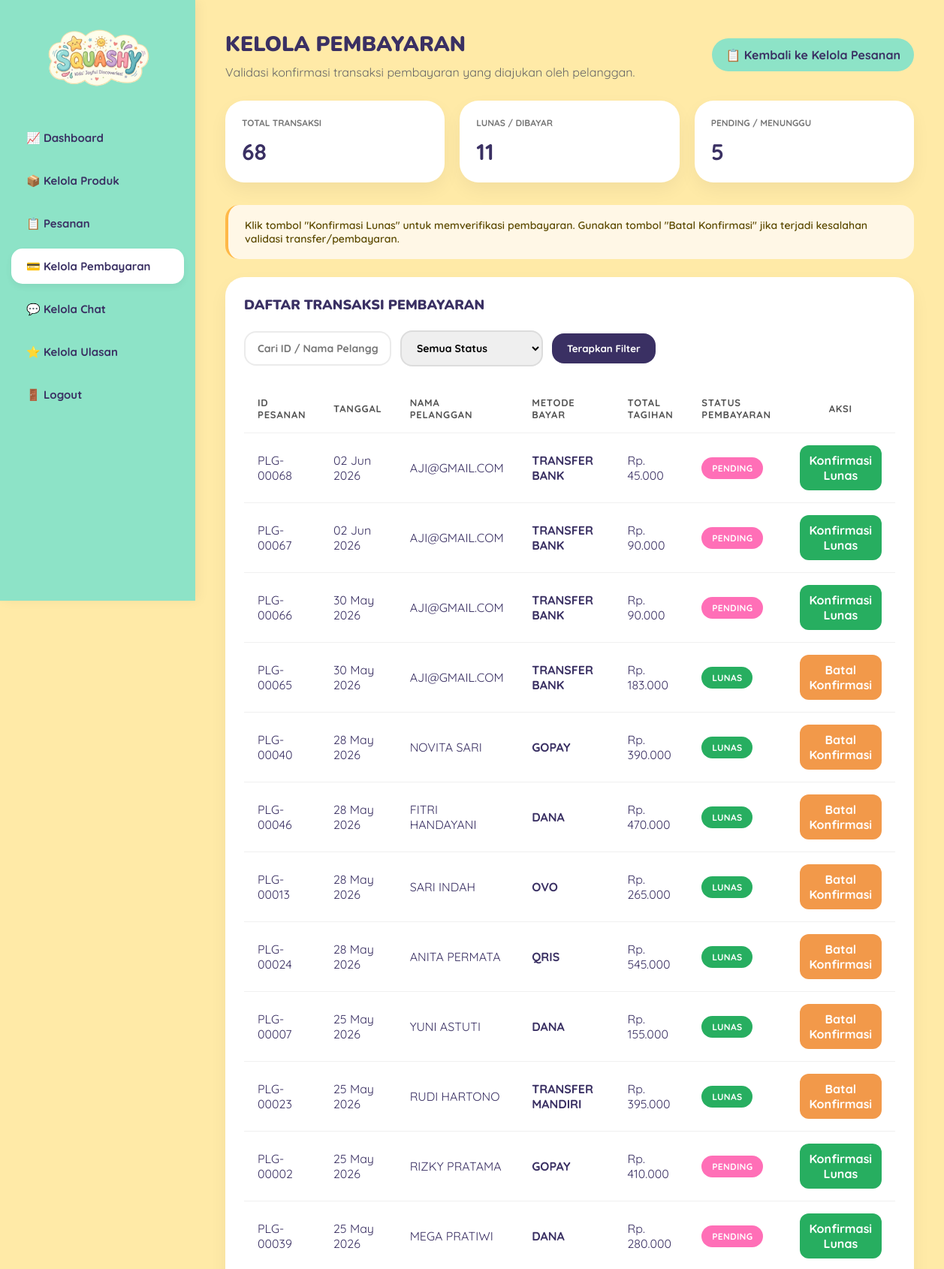
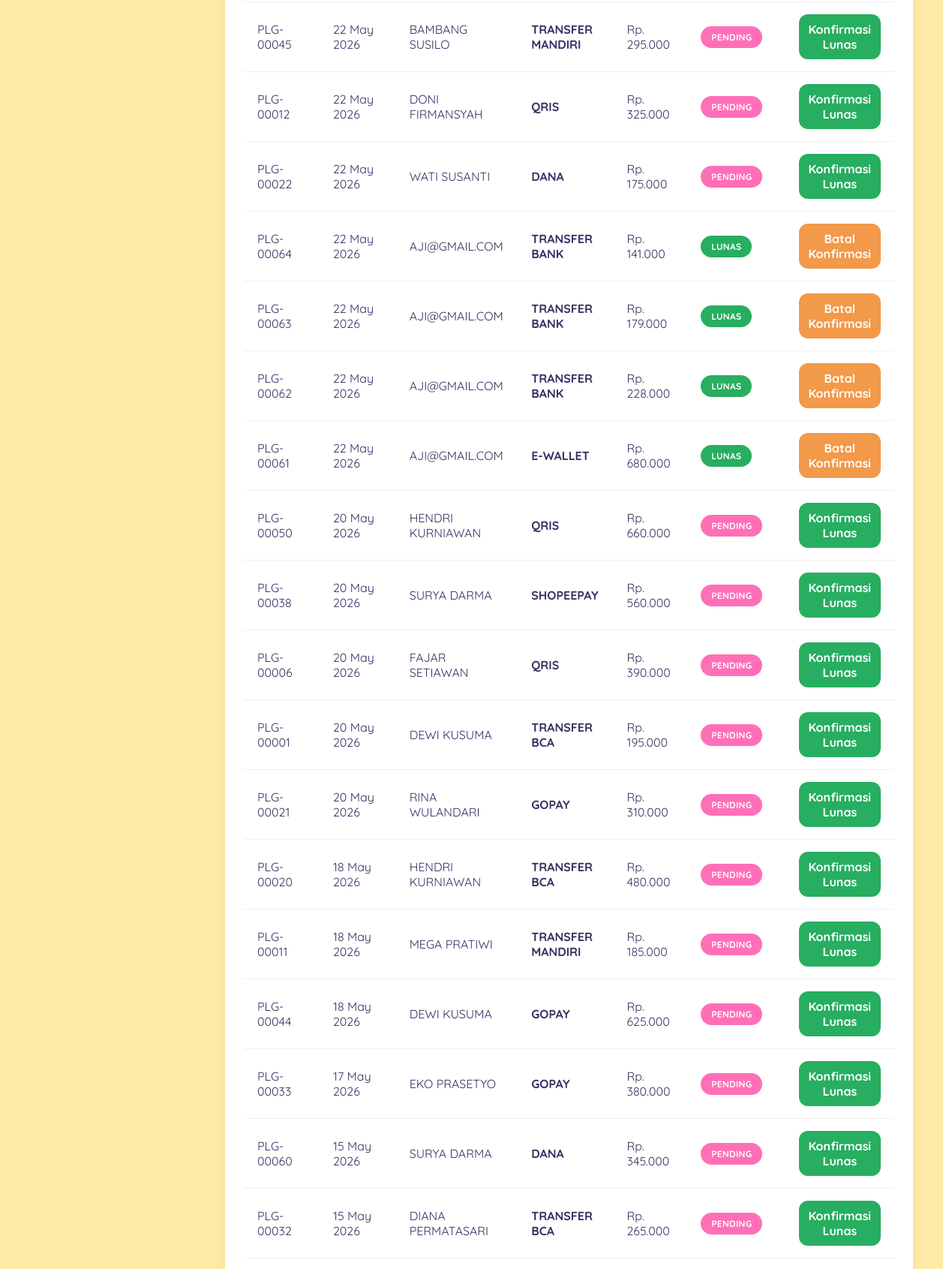
/admin/kelola_pembayaran.php (upper part), run on the app's committed database (2 pictures, top to bottom).
### tables this page shows
CREATE TABLE `payment` (
  `id_payment` int NOT NULL,
  `id_order` int NOT NULL,
  `metode_pembayaran` varchar(255) DEFAULT NULL,
  `status_pembayaran` varchar(100) DEFAULT 'pending',
  `waktu_bayar` timestamp NULL DEFAULT CURRENT_TIMESTAMP
);

CREATE TABLE `order` (
  `id_order` int NOT NULL,
  `id_user` int NOT NULL,
  `nomer_hp` varchar(20) DEFAULT NULL,
  `nama_pembeli` varchar(255) NOT NULL,
  `tanggal_pesanan` timestamp NULL DEFAULT CURRENT_TIMESTAMP,
  `total_tagihan` int NOT NULL,
  `status_pesanan` enum('pending','dibayar','diproses','dikirim','selesai','dibatalkan') DEFAULT 'pending'
);

### admin/kelola_pembayaran.php (the view, shortened to what this page needs)
<?php
require_once '../config/database.php';
$search = isset($_GET['search']) ? mysqli_real_escape_string($conn, $_GET['search']) : '';
$status_pembayaran = isset($_GET['status_pembayaran']) ? mysqli_real_escape_string($conn, $_GET['status_pembayaran']) : 'Semua Status';
$where_clauses = ["1=1"];
$where_sql = implode(' AND ', $where_clauses);
$query_payments = "
SELECT
    o.id_order,
    o.nama_pembeli,
    o.tanggal_pesanan,
    o.total_tagihan,
    o.status_pesanan,
    p.id_payment,
    p.metode_pembayaran,
    p.status_pembayaran,
    p.waktu_bayar
FROM `order` o
LEFT JOIN payment p ON o.id_order = p.id_order
WHERE $where_sql
ORDER BY o.tanggal_pesanan DESC, o.id_order DESC
";
$result_payments = mysqli_query($conn, $query_payments);
$summary_sql = "
SELECT
    COUNT(*) as total_transaksi,
    SUM(CASE WHEN LOWER(p.status_pembayaran) = 'dibayar' OR LOWER(p.status_pembayaran) = 'selesai' THEN 1 ELSE 0 END) as total_lunas,
    SUM(CASE WHEN LOWER(p.status_pembayaran) = 'pending' OR p.status_pembayaran IS NULL THEN 1 ELSE 0 END) as total_pending
FROM `order` o
LEFT JOIN payment p ON o.id_order = p.id_order
";
$summary_res = mysqli_query($conn, $summary_sql);
$summary_data = mysqli_fetch_assoc($summary_res);
$total_transaksi = $summary_data['total_transaksi'] ?? 0;
$total_lunas = $summary_data['total_lunas'] ?? 0;
$total_pending = $summary_data['total_pending'] ?? 0;
?>
<!DOCTYPE html>
<html lang="id">
<head>
</head>
<body>
    <?php require_once '../components/layout/header_admin.php'; ?>
    <div class="main-content">
        <div class="header-dash">
            <div>
                <h1>KELOLA PEMBAYARAN</h1>
                <p style="color: var(--text-muted); margin-top: 8px;">Validasi konfirmasi transaksi pembayaran yang diajukan oleh pelanggan.</p>
            </div>
            <a href="kelola_pesanan.php" class="btn-status-link">📋 Kembali ke Kelola Pesanan</a>
        </div>
        <div class="top-cards-grid">
            <div class="stat-card">
                <span>Total Transaksi</span>
                <h2><?= number_format($total_transaksi, 0, ',', '.') ?></h2>
            </div>
            <div class="stat-card">
                <span>Lunas / Dibayar</span>
                <h2><?= number_format($total_lunas, 0, ',', '.') ?></h2>
            </div>
            <div class="stat-card">
                <span>Pending / Menunggu</span>
                <h2><?= number_format($total_pending, 0, ',', '.') ?></h2>
            </div>
        </div>
        <div class="info-note">
            Klik tombol "Konfirmasi Lunas" untuk memverifikasi pembayaran. Gunakan tombol "Batal Konfirmasi" jika terjadi kesalahan validasi transfer/pembayaran.
        </div>
        <div class="table-box">
            <h3>DAFTAR TRANSAKSI PEMBAYARAN</h3>
            <form method="GET" class="filter-form-bar">
                <input
                    type="text"
                    name="search"
                    placeholder="Cari ID / Nama Pelanggan..."
                    value="<?= htmlspecialchars($search) ?>">
                <select name="status_pembayaran">
                    <option value="Semua Status" <?= $status_pembayaran == 'Semua Status' ? 'selected' : '' ?>>Semua Status</option>
                </select>
                <button type="submit">Terapkan Filter</button>
            </form>
            <table class="squashy-table">
                <thead>
                    <tr>
                        <th>ID Pesanan</th>
                        <th>Tanggal</th>
                        <th>Nama Pelanggan</th>
                        <th>Metode Bayar</th>
                        <th>Total Tagihan</th>
                        <th>Status Pembayaran</th>
                        <th style="text-align:center;">Aksi</th>
                    </tr>
                </thead>
                <tbody>
                    <?php if ($result_payments && mysqli_num_rows($result_payments) > 0): ?>
                        <?php while ($row = mysqli_fetch_assoc($result_payments)): ?>
                            <?php $display_id = "PLG-" . str_pad($row['id_order'], 5, "0", STR_PAD_LEFT); ?>
                            <tr>
                                <td><?= $display_id ?></td>
                                <td><?= date('d M Y', strtotime($row['tanggal_pesanan'])) ?></td>
                                <td><?= htmlspecialchars(strtoupper($row['nama_pembeli'])) ?></td>
                                <td><strong><?= htmlspecialchars(strtoupper($row['metode_pembayaran'] ?? '-')) ?></strong></td>
                                <td>Rp. <?= number_format($row['total_tagihan'], 0, ',', '.') ?></td>
                                <td>
                                    <?php
                                    $is_lunas = strtolower($row['status_pembayaran']) === 'dibayar' || strtolower($row['status_pembayaran']) === 'selesai';
                                    $status_label = $is_lunas ? 'chip-lunas' : 'chip-pending';
                                    $status_text = $is_lunas ? 'Lunas' : 'Pending';
                                    ?>
                                    <span class="status-chip <?= $status_label ?>"><?= $status_text ?></span>
                                </td>
                                <td style="text-align:center;">
                                    <div class="actions-cell">
                                        <?php if (!$is_lunas): ?>
                                            <a href="kelola_pembayaran.php?id=<?= $row['id_order'] ?>&action=confirm" class="btn-action bg-confirm">Konfirmasi Lunas</a>
                                        <?php else: ?>
                                            <a href="kelola_pembayaran.php?id=<?= $row['id_order'] ?>&action=reset" class="btn-action bg-reset">Batal Konfirmasi</a>
                                        <?php endif; ?>
                                    </div>
                                </td>
                            </tr>
                        <?php endwhile; ?>
                    <?php else: ?>
                        <tr>
                            <td colspan="7" style="text-align:center; padding:32px; color:#888;">Tidak ada data transaksi pembayaran ditemukan.</td>
                        </tr>
                    <?php endif; ?>
                </tbody>
            </table>
        </div>
    </div>
</body>
</html>

### admin/kelola_pembayaran.php (style rules this page uses)
:root { --mint-bg: #8DE3C7; --cream-bg: #FFEAA7; --dark-purple: #3A3063; --green-card: #27AE60; --orange-card: #F2994A; --blue-card: #4DA8FF; --soft-green: #A8E6CF; --white: #FFFFFF; --text-muted: #666; --pink-card: #FF6FB7; }
* { margin: 0; padding: 0; box-sizing: border-box; }
body { font-family: 'Quicksand', sans-serif; background-color: var(--cream-bg); color: var(--dark-purple); min-height: 100vh; display: flex; }
.main-content { margin-left: 260px; flex: 1; padding: 40px; min-height: 100vh; }
.header-dash { display: flex; justify-content: space-between; align-items: center; margin-bottom: 28px; gap: 20px; flex-wrap: wrap; }
.header-dash h1 { font-family: 'Nunito', sans-serif; font-size: 28px; font-weight: 900; }
.btn-status-link, .btn-action { display: inline-flex; align-items: center; justify-content: center; gap: 8px; border: none; border-radius: 999px; background: var(--mint-bg); color: var(--dark-purple); font-weight: 700; text-decoration: none; padding: 12px 18px; transition: transform 0.2s ease, box-shadow 0.2s ease; }
.top-cards-grid { display: grid; grid-template-columns: repeat(3, minmax(180px, 1fr)); gap: 20px; margin-bottom: 30px; }
.stat-card { background: white; border-radius: 25px; padding: 22px; box-shadow: 0 10px 25px rgba(0, 0, 0, 0.05); }
.stat-card span { display: block; font-size: 12px; font-weight: 700; text-transform: uppercase; margin-bottom: 12px; color: #777; }
.stat-card h2 { font-size: 30px; font-weight: 900; }
.status-chip { display: inline-block; padding: 7px 14px; border-radius: 999px; font-size: 12px; font-weight: 700; color: var(--white); text-transform: uppercase; letter-spacing: 0.3px; }
.chip-pending { background: var(--pink-card); }
.chip-lunas { background: var(--green-card); }
.table-box { background: white; border-radius: 25px; padding: 25px; box-shadow: 0 10px 25px rgba(0, 0, 0, 0.05); }
.table-box h3 { font-family: 'Nunito', sans-serif; font-size: 18px; font-weight: 900; margin-bottom: 22px; }
.filter-form-bar { display: flex; flex-wrap: wrap; gap: 12px; margin-bottom: 24px; align-items: center; }
.filter-form-bar input, .filter-form-bar select { border: 2px solid rgba(0, 0, 0, 0.08); border-radius: 16px; padding: 12px 16px; font-size: 14px; min-width: 190px; outline: none; font-family: 'Quicksand', sans-serif; font-weight: 700; }
.filter-form-bar button { border: none; background: var(--dark-purple); color: white; border-radius: 16px; padding: 12px 20px; font-weight: 700; cursor: pointer; font-family: 'Quicksand', sans-serif; transition: all 0.2s ease; }
.squashy-table { width: 100%; border-collapse: collapse; min-width: 800px; }
.squashy-table th, .squashy-table td { padding: 16px 18px; border-bottom: 1px solid #F0F0F0; text-align: left; }
.squashy-table th { font-size: 13px; font-weight: 900; letter-spacing: 0.8px; color: #555; text-transform: uppercase; }
.actions-cell { display: flex; gap: 8px; flex-wrap: wrap; justify-content: center; }
.btn-action { border: none; padding: 10px 12px; border-radius: 12px; cursor: pointer; text-decoration: none; font-weight: 700; color: var(--white); min-width: 95px; text-align: center; font-family: 'Quicksand', sans-serif; }
.bg-confirm { background: var(--green-card); }
.bg-reset { background: var(--orange-card); }
.info-note { background: #FFF7E6; border-left: 4px solid #FFB847; padding: 18px 22px; border-radius: 18px; margin-bottom: 24px; color: #5C4A00; font-size: 14px; font-weight: 600; }

### components/layout/header_admin.php (style rules this page uses)
:root { --mint-bg: #8DE3C7; --cream-bg: #FFEAA7; --dark-purple: #3A3063; --white: #FFFFFF; }
body { margin: 0; font-family: 'Quicksand', sans-serif; background-color: var(--cream-bg); color: var(--dark-purple); display: flex; }
.main-content { margin-left: 260px; flex: 1; padding: 40px; min-height: 100vh; }

### data on the page
payment: id_order.id_order "PLG-00068", id_order.tanggal_pesanan "02 Jun 2026", id_order.nama_pembeli "AJI@GMAIL.COM", metode_pembayaran "TRANSFER BANK", id_order.total_tagihan "45.000", status_pembayaran "PENDING"
payment: id_order.id_order "PLG-00067", id_order.tanggal_pesanan "02 Jun 2026", id_order.nama_pembeli "AJI@GMAIL.COM", metode_pembayaran "TRANSFER BANK", id_order.total_tagihan "90.000", status_pembayaran "PENDING"
payment: id_order.id_order "PLG-00066", id_order.tanggal_pesanan "30 May 2026", id_order.nama_pembeli "AJI@GMAIL.COM", metode_pembayaran "TRANSFER BANK", id_order.total_tagihan "90.000", status_pembayaran "PENDING"
payment: id_order.id_order "PLG-00065", id_order.tanggal_pesanan "30 May 2026", id_order.nama_pembeli "AJI@GMAIL.COM", metode_pembayaran "TRANSFER BANK", id_order.total_tagihan "183.000", status_pembayaran "LUNAS"
payment: id_order.id_order "PLG-00040", id_order.tanggal_pesanan "28 May 2026", id_order.nama_pembeli "NOVITA SARI", metode_pembayaran "GOPAY", id_order.total_tagihan "390.000", status_pembayaran "LUNAS"
payment: id_order.id_order "PLG-00046", id_order.tanggal_pesanan "28 May 2026", id_order.nama_pembeli "FITRI HANDAYANI", metode_pembayaran "DANA", id_order.total_tagihan "470.000", status_pembayaran "LUNAS"
payment: id_order.id_order "PLG-00013", id_order.tanggal_pesanan "28 May 2026", id_order.nama_pembeli "SARI INDAH", metode_pembayaran "OVO", id_order.total_tagihan "265.000", status_pembayaran "LUNAS"
payment: id_order.id_order "PLG-00024", id_order.tanggal_pesanan "28 May 2026", id_order.nama_pembeli "ANITA PERMATA", metode_pembayaran "QRIS", id_order.total_tagihan "545.000", status_pembayaran "LUNAS"
payment: id_order.id_order "PLG-00007", id_order.tanggal_pesanan "25 May 2026", id_order.nama_pembeli "YUNI ASTUTI", metode_pembayaran "DANA", id_order.total_tagihan "155.000", status_pembayaran "LUNAS"
payment: id_order.id_order "PLG-00023", id_order.tanggal_pesanan "25 May 2026", id_order.nama_pembeli "RUDI HARTONO", metode_pembayaran "TRANSFER MANDIRI", id_order.total_tagihan "395.000", status_pembayaran "LUNAS"
payment: id_order.id_order "PLG-00002", id_order.tanggal_pesanan "25 May 2026", id_order.nama_pembeli "RIZKY PRATAMA", metode_pembayaran "GOPAY", id_order.total_tagihan "410.000", status_pembayaran "PENDING"
payment: id_order.id_order "PLG-00039", id_order.tanggal_pesanan "25 May 2026", id_order.nama_pembeli "MEGA PRATIWI", metode_pembayaran "DANA", id_order.total_tagihan "280.000", status_pembayaran "PENDING"
payment: id_order.id_order "PLG-00045", id_order.tanggal_pesanan "22 May 2026", id_order.nama_pembeli "BAMBANG SUSILO", metode_pembayaran "TRANSFER MANDIRI", id_order.total_tagihan "295.000", status_pembayaran "PENDING"
payment: id_order.id_order "PLG-00012", id_order.tanggal_pesanan "22 May 2026", id_order.nama_pembeli "DONI FIRMANSYAH", metode_pembayaran "QRIS", id_order.total_tagihan "325.000", status_pembayaran "PENDING"
payment: id_order.id_order "PLG-00022", id_order.tanggal_pesanan "22 May 2026", id_order.nama_pembeli "WATI SUSANTI", metode_pembayaran "DANA", id_order.total_tagihan "175.000", status_pembayaran "PENDING"
payment: id_order.id_order "PLG-00064", id_order.tanggal_pesanan "22 May 2026", id_order.nama_pembeli "AJI@GMAIL.COM", metode_pembayaran "TRANSFER BANK", id_order.total_tagihan "141.000", status_pembayaran "LUNAS"
payment: id_order.id_order "PLG-00063", id_order.tanggal_pesanan "22 May 2026", id_order.nama_pembeli "AJI@GMAIL.COM", metode_pembayaran "TRANSFER BANK", id_order.total_tagihan "179.000", status_pembayaran "LUNAS"
payment: id_order.id_order "PLG-00062", id_order.tanggal_pesanan "22 May 2026", id_order.nama_pembeli "AJI@GMAIL.COM", metode_pembayaran "TRANSFER BANK", id_order.total_tagihan "228.000", status_pembayaran "LUNAS"
payment: id_order.id_order "PLG-00061", id_order.tanggal_pesanan "22 May 2026", id_order.nama_pembeli "AJI@GMAIL.COM", metode_pembayaran "E-WALLET", id_order.total_tagihan "680.000", status_pembayaran "LUNAS"
payment: id_order.id_order "PLG-00050", id_order.tanggal_pesanan "20 May 2026", id_order.nama_pembeli "HENDRI KURNIAWAN", metode_pembayaran "QRIS", id_order.total_tagihan "660.000", status_pembayaran "PENDING"
payment: id_order.id_order "PLG-00038", id_order.tanggal_pesanan "20 May 2026", id_order.nama_pembeli "SURYA DARMA", metode_pembayaran "SHOPEEPAY", id_order.total_tagihan "560.000", status_pembayaran "PENDING"
payment: id_order.id_order "PLG-00006", id_order.tanggal_pesanan "20 May 2026", id_order.nama_pembeli "FAJAR SETIAWAN", metode_pembayaran "QRIS", id_order.total_tagihan "390.000", status_pembayaran "PENDING"
payment: id_order.id_order "PLG-00001", id_order.tanggal_pesanan "20 May 2026", id_order.nama_pembeli "DEWI KUSUMA", metode_pembayaran "TRANSFER BCA", id_order.total_tagihan "195.000", status_pembayaran "PENDING"
payment: id_order.id_order "PLG-00021", id_order.tanggal_pesanan "20 May 2026", id_order.nama_pembeli "RINA WULANDARI", metode_pembayaran "GOPAY", id_order.total_tagihan "310.000", status_pembayaran "PENDING"
payment: id_order.id_order "PLG-00020", id_order.tanggal_pesanan "18 May 2026", id_order.nama_pembeli "HENDRI KURNIAWAN", metode_pembayaran "TRANSFER BCA", id_order.total_tagihan "480.000", status_pembayaran "PENDING"
payment: id_order.id_order "PLG-00011", id_order.tanggal_pesanan "18 May 2026", id_order.nama_pembeli "MEGA PRATIWI", metode_pembayaran "TRANSFER MANDIRI", id_order.total_tagihan "185.000", status_pembayaran "PENDING"
payment: id_order.id_order "PLG-00044", id_order.tanggal_pesanan "18 May 2026", id_order.nama_pembeli "DEWI KUSUMA", metode_pembayaran "GOPAY", id_order.total_tagihan "625.000", status_pembayaran "PENDING"
payment: id_order.id_order "PLG-00033", id_order.tanggal_pesanan "17 May 2026", id_order.nama_pembeli "EKO PRASETYO", metode_pembayaran "GOPAY", id_order.total_tagihan "380.000", status_pembayaran "PENDING"
payment: id_order.id_order "PLG-00060", id_order.tanggal_pesanan "15 May 2026", id_order.nama_pembeli "SURYA DARMA", metode_pembayaran "DANA", id_order.total_tagihan "345.000", status_pembayaran "PENDING"
payment: id_order.id_order "PLG-00032", id_order.tanggal_pesanan "15 May 2026", id_order.nama_pembeli "DIANA PERMATASARI", metode_pembayaran "TRANSFER BCA", id_order.total_tagihan "265.000", status_pembayaran "PENDING"

### other printed values
$total_transaksi "68"
$total_lunas "11"
$total_pending "5"
